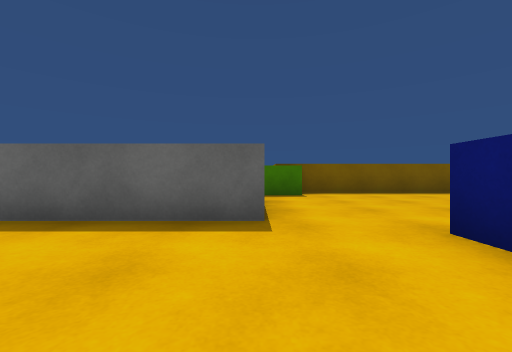
[1] (above)

14 first-person views from a walk through a 3-D level made in the Unity game engine. The camera is 0.58 m above the floor, looks level and sees 90° across. The floor is counted in squares, 1 m on a side. Each view is taken from the middle of a square. On the plan, view 1 faces up. The plan holds only what a view shows up to about 9 squares ahead; the rest is blank. The place goes on beyond the plan. The player is left out. Surface patterns are stand-ins for the level's own textures.

[2]
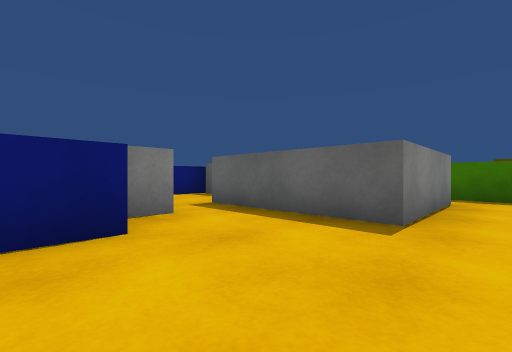

[3]
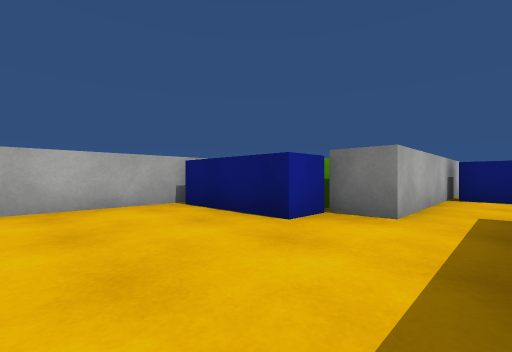

[4]
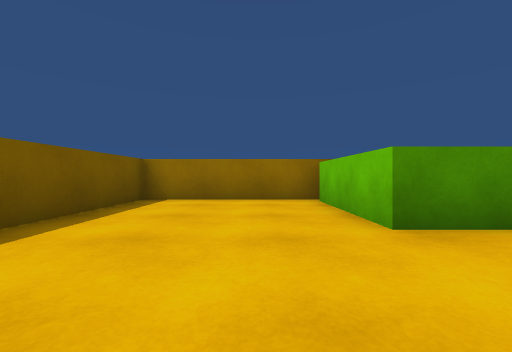

[5]
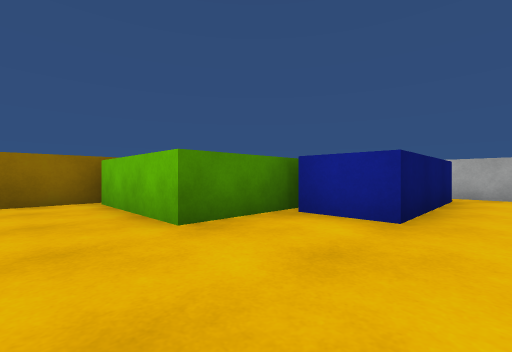

[6]
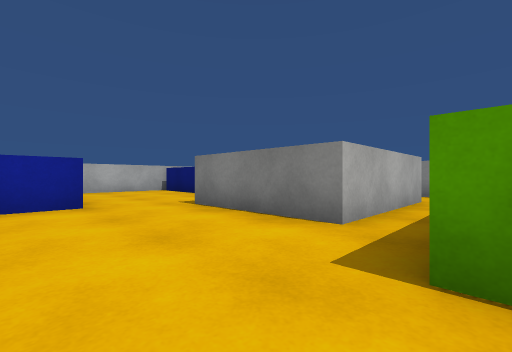

[7]
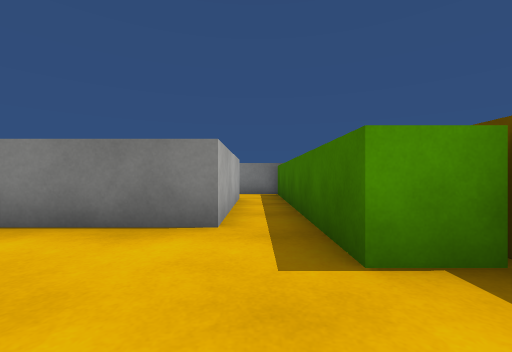

[8]
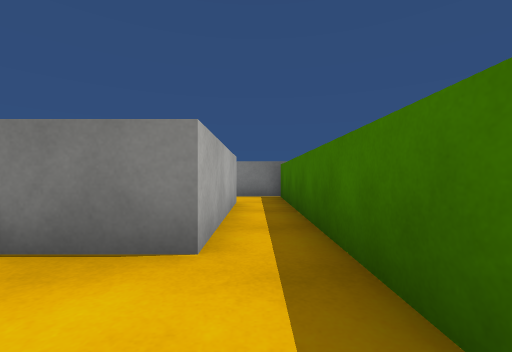

[9]
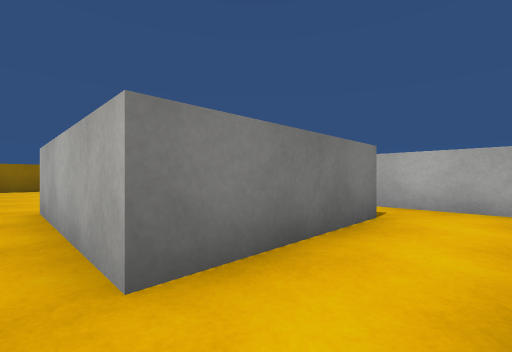

[10]
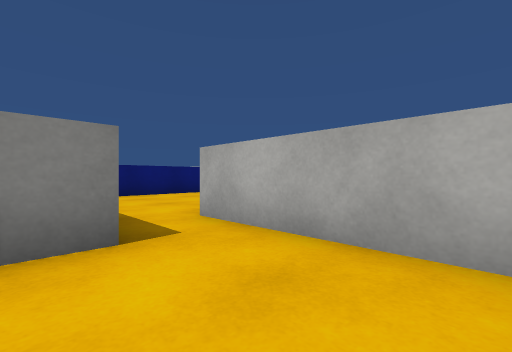

[11]
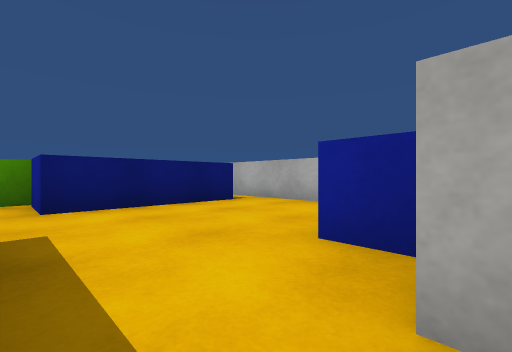

[12]
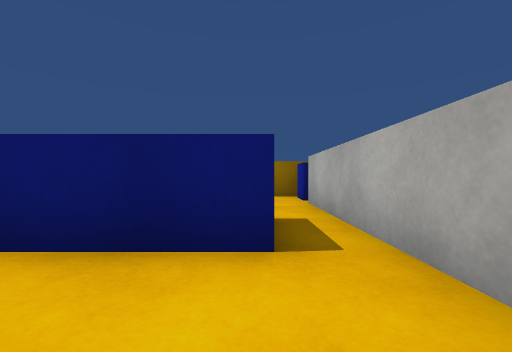

[13]
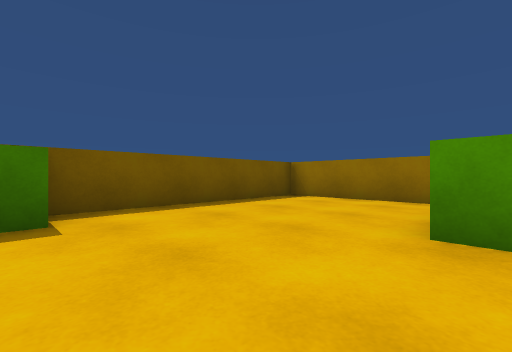

[14]
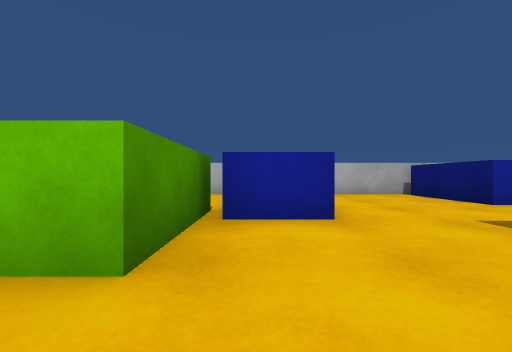

### Floor plan
Points are (right, up) in squares from view 1. A wall is a line through its corners. A room is listed if a view was taken in it or the views show most of it. See-through windows are left out.
Room 1 (views 1, 2, 3, 4, 5, 6, 7, 8, 12, 13, 14)
walls: (3.8, 1.6) (3.8, 4.5) (7, 4.5); (0.1, 6.6) (0.1, 3.3) (-2.5, 3.3); (1.4, 8.6) (1.4, 7.7) (0.4, 7.7); (2, -1.2) (2, 2.6) (3.5, 2.6); (-2.8, 1.9) (-2.8, 0.9) (-1.7, 0.9) (-1.7, -1.9); (7.3, 4.4) (7.3, 8.8) (1.1, 8.8); (-2, -2.1) (2.9, -2.1)
ways out: opening at (-3, 3) to room 2; opening at (0, 7) to room 2
Room 2 (views 9, 10, 11)
walls: (-5.9, 4.9) (-6.5, 4.9) (-6.5, 2.1); (-2.5, 3.3) (-3.7, 3.3) (-3.7, 6.6) (0.1, 6.6); (-7.5, 1.9) (-2.8, 1.9); (0.4, 7.7) (-5.3, 7.7) (-5.3, 6.1)
ways out: opening at (-3, 3) to room 1; opening at (0, 7) to room 1

Positions as (right, up) in squares from view 1, and headings:
1: (0, 0), facing up
2: (1, 0), facing up-left
3: (1, 3), facing down-left
4: (1, 6), facing right
5: (1, 6), facing down-right
6: (3, 8), facing down-left
7: (3, 7), facing left
8: (2, 7), facing left
9: (-5, 7), facing down-right
10: (-6, 4), facing down-right
11: (-3, 3), facing down-right
12: (0, -1), facing right
13: (1, 4), facing up-right
14: (3, 6), facing down
